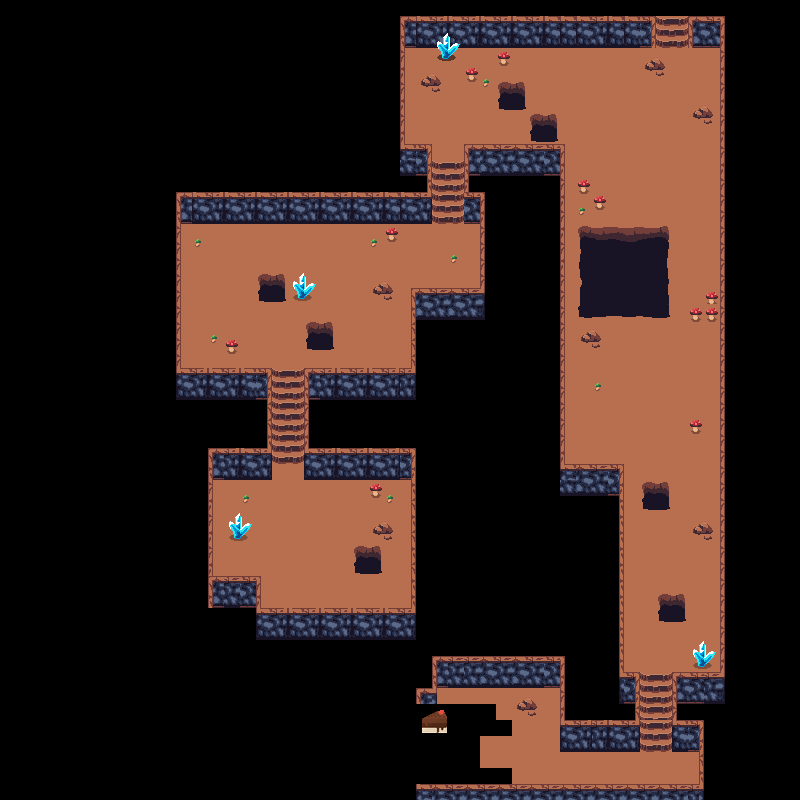

This is a level from a 2D game, rendered from its Tiled map with the project's own tilesets. A one-line summary and the map file follow, with tile-layer data summarised:
An orthogonal 50x50 tile map with 16x16 px tiles, 4 tile layers (Background, Decorations statique, Mur, Decorations bloquante), 2 tilesets and 66 objects (50x collision, 8x void, 5x monster, player_spawn, win).

<map version="1.5" tiledversion="1.5.0" orientation="orthogonal" renderorder="right-down" width="50" height="50" tilewidth="16" tileheight="16" infinite="0" nextlayerid="7" nextobjectid="92">
 <tileset firstgid="1" source="tileset_dungeon.tsx" />
 <tileset firstgid="257" source="cake.tsx" />
 <layer id="1" name="Background" width="50" height="50">
  <data>[2500 cells, 862 non-empty, 22 distinct tile ids]</data>
 </layer>
 <layer id="4" name="Decorations statique" width="50" height="50">
  <data>[2500 cells, 58 non-empty, 8 distinct tile ids]</data>
 </layer>
 <layer id="2" name="Mur" width="50" height="50">
  <data>[2500 cells, 396 non-empty, 37 distinct tile ids]</data>
 </layer>
 <layer id="5" name="Decorations bloquante" width="50" height="50">
  <data>[2500 cells, 130 non-empty, 76 distinct tile ids]</data>
 </layer>
 <objectgroup id="3" name="Objets">
  <object id="1" name="player_spawn" x="308.5" y="548">
   <point />
  </object>
  <object id="11" type="collision" x="208.364" y="591.636" width="52.1818" height="15.0909" />
  <object id="12" type="collision" x="256.364" y="606.364" width="4.36364" height="33.6364" />
  <object id="13" type="collision" x="260.364" y="623.273" width="155.636" height="16.1818" />
  <object id="14" type="collision" x="411.818" y="448" width="4" height="173.818" />
  <object id="15" type="collision" x="304" y="448" width="110.667" height="32" />
  <object id="16" type="collision" x="208" y="447.273" width="63.4545" height="32.9091" />
  <object id="17" type="collision" x="208.182" y="479.455" width="4.18182" height="111.818" />
  <object id="18" type="collision" x="267.25" y="399.625" width="3.625" height="46.625" />
  <object id="19" type="collision" x="304.5" y="399.75" width="3.875" height="47.75" />
  <object id="20" type="collision" x="304.182" y="384.182" width="111.636" height="16" />
  <object id="22" type="collision" x="176.545" y="383.091" width="94.5455" height="16.5455" />
  <object id="25" type="collision" x="176.364" y="222.364" width="4" height="159.455" />
  <object id="26" type="collision" x="176.333" y="191.333" width="255.667" height="32" />
  <object id="27" type="collision" x="464" y="192.333" width="20" height="31" />
  <object id="29" type="collision" x="480.333" y="222.667" width="3.33333" height="81.6667" />
  <object id="30" type="collision" x="411.818" y="305.091" width="72.7273" height="14" />
  <object id="31" type="collision" x="411.273" y="319.455" width="4.54545" height="63.4545" />
  <object id="32" type="collision" x="427.125" y="175.625" width="4.25" height="14.75" />
  <object id="33" type="collision" x="400" y="159.75" width="31.75" height="16.125" />
  <object id="34" type="collision" x="400.125" y="47.875" width="4.25" height="111.375" />
  <object id="35" type="collision" x="400.667" y="16" width="254.667" height="31" />
  <object id="36" type="collision" x="688.333" y="16.6667" width="35.6667" height="30.3333" />
  <object id="37" type="collision" x="721" y="46.3333" width="3" height="641.667" />
  <object id="38" type="collision" x="677" y="687.667" width="47" height="15.6667" />
  <object id="39" type="collision" x="463.667" y="161.333" width="4.33333" height="31" />
  <object id="40" type="collision" x="468.5" y="159.75" width="95.75" height="15.75" />
  <object id="41" type="collision" x="560" y="176" width="4" height="319.75" />
  <object id="42" type="collision" x="564.5" y="479.25" width="55" height="16.75" />
  <object id="43" type="collision" x="619.25" y="479.5" width="5" height="208.5" />
  <object id="44" type="collision" x="618.25" y="688.375" width="16.875" height="15.75" />
  <object id="45" type="collision" x="635.125" y="676.75" width="3.875" height="43.25" />
  <object id="46" type="collision" x="672.545" y="677.727" width="4" height="41.6364" />
  <object id="48" type="collision" x="672.25" y="720" width="31.5" height="31.875" />
  <object id="51" type="collision" x="698.75" y="752" width="5.125" height="47.875" />
  <object id="52" type="collision" x="560.25" y="720" width="79.25" height="31.25" />
  <object id="53" type="collision" x="416.75" y="789.5" width="281.5" height="9.75" />
  <object id="56" type="collision" x="416.75" y="703" width="3.5" height="86.25" />
  <object id="57" type="collision" x="416.625" y="688.125" width="20.25" height="15.5" />
  <object id="58" type="collision" x="432.75" y="656.25" width="131.25" height="31" />
  <object id="59" type="collision" x="559.909" y="687.364" width="4.72727" height="32.0909" />
  <object id="60" type="collision" x="655.5" y="7.875" width="32.875" height="8.25" />
  <object id="61" type="collision" x="373.75" y="521.375" width="17.25" height="17.875">
   <ellipse />
  </object>
  <object id="64" type="collision" x="376" y="282.125" width="16" height="17.25">
   <ellipse />
  </object>
  <object id="67" type="collision" x="422.625" y="76.5" width="18.5625" height="16.0625">
   <ellipse />
  </object>
  <object id="68" type="collision" x="642.818" y="57.3636" width="22.8182" height="19.7273">
   <ellipse />
  </object>
  <object id="69" type="collision" x="693.313" y="105.813" width="19.625" height="19.4375">
   <ellipse />
  </object>
  <object id="70" type="collision" x="579.625" y="327.875" width="22" height="19.875">
   <ellipse />
  </object>
  <object id="71" type="collision" x="694.364" y="522" width="18.1818" height="17.0909">
   <ellipse />
  </object>
  <object id="73" type="collision" x="435.273" y="744" width="23.0909" height="21.0909">
   <ellipse />
  </object>
  <object id="74" type="collision" x="514.545" y="699.273" width="23.6364" height="15.8182">
   <ellipse />
  </object>
  <object id="75" type="void" x="358.727" y="554.273" width="17.3409" height="16.2727" />
  <object id="76" type="void" x="306.875" y="321.5" width="26.875" height="29.25" />
  <object id="77" type="void" x="257.875" y="273.125" width="27.5" height="28.5" />
  <object id="78" type="void" x="498.625" y="82.625" width="26.125" height="27.25" />
  <object id="79" type="void" x="530.5" y="114" width="26.5" height="27.75" />
  <object id="80" type="void" x="577.5" y="226" width="93.25" height="91.5" />
  <object id="81" type="void" x="641.818" y="481.818" width="27.4545" height="28" />
  <object id="82" type="void" x="658.727" y="592.364" width="27.0909" height="30.3636" />
  <object id="85" type="monster" x="234.333" y="248.333">
   <point />
  </object>
  <object id="86" type="monster" x="585.667" y="88.6667">
   <point />
  </object>
  <object id="87" type="monster" x="666.667" y="387.667">
   <point />
  </object>
  <object id="88" type="monster" x="537.667" y="756.333">
   <point />
  </object>
  <object id="89" type="monster" x="254.667" y="507.667">
   <point />
  </object>
  <object id="90" name="win" x="421" y="709" width="26.25" height="24.5" />
  <object id="91" x="428.909" y="740" width="0.363636" />
 </objectgroup>
</map>